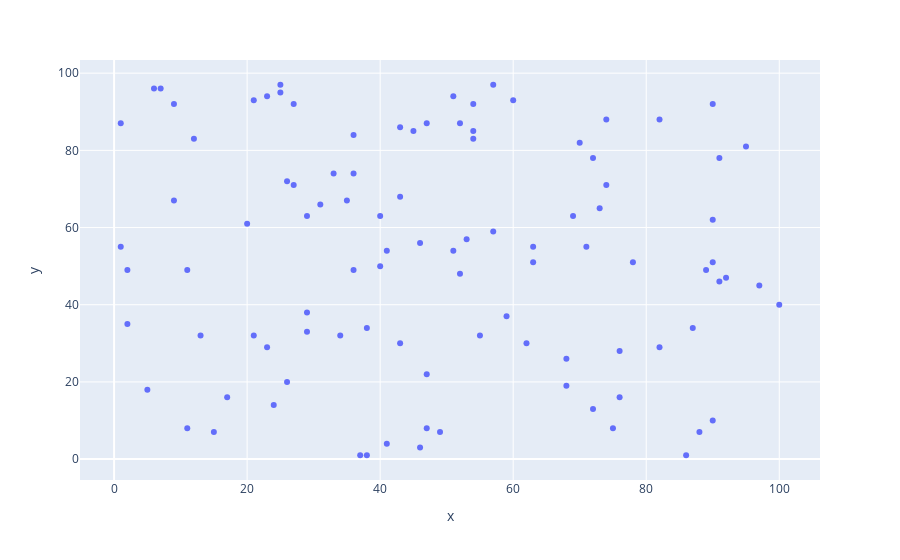

This figure's notebook cell:
### Code cell
fig = px.scatter(x=x, y=y)
fig

### Figure 1 — Plotly figure (JSON) as saved in the notebook; plotly's stock layout.template omitted (floating-point values rounded to 4 significant figures)
{"data": [{"hovertemplate": "x=%{x}<br>y=%{y}<extra></extra>", "legendgroup": "", "marker": {"color": "#636efa", "symbol": "circle"}, "mode": "markers", "name": "", "orientation": "v", "showlegend": false, "type": "scatter", "x": [29, 47, 68, 76, 45, 2, 27, 95, 36, 36, 26, 43, 27, 69, 20, 11, 74, 38, 6, 72, 23, 47, 90, 46, 12, 90, 13, 62, 82, 89, 97, 60, 43, 76, 100, 68, 5, 37, 72, 92, 31, 9, 51, 29, 78, 40, 41, 86, 11, 23, 1, 46, 21, 90, 36, 54, 87, 57, 1, 63, 54, 55, 40, 15, 21, 47, 73, 53, 9, 74, 52, 57, 26, 41, 35, 63, 25, 90, 75, 38, 2, 7, 82, 91, 34, 91, 17, 43, 59, 51, 54, 24, 25, 71, 52, 70, 88, 33, 49, 29], "xaxis": "x", "y": [63, 22, 26, 28, 85, 49, 71, 81, 84, 49, 20, 86, 92, 63, 61, 49, 71, 1, 96, 13, 94, 87, 51, 56, 83, 62, 32, 30, 29, 49, 45, 93, 30, 16, 40, 19, 18, 1, 78, 47, 66, 92, 94, 38, 51, 63, 4, 1, 8, 29, 55, 3, 32, 10, 74, 83, 34, 97, 87, 55, 92, 32, 50, 7, 93, 8, 65, 57, 67, 88, 87, 59, 72, 54, 67, 51, 97, 92, 8, 34, 35, 96, 88, 78, 32, 46, 16, 68, 37, 54, 85, 14, 95, 55, 48, 82, 7, 74, 7, 33], "yaxis": "y"}], "layout": {"legend": {"tracegroupgap": 0}, "margin": {"t": 60}, "xaxis": {"anchor": "y", "domain": [0, 1], "title": {"text": "x"}}, "yaxis": {"anchor": "x", "domain": [0, 1], "title": {"text": "y"}}}}
